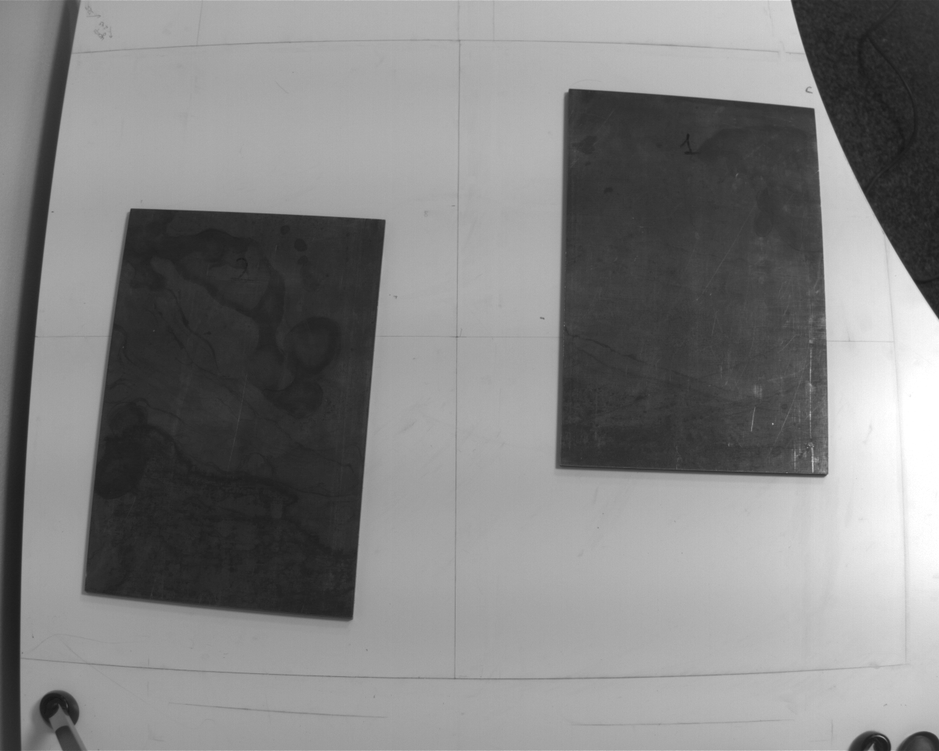
#> input picture img/opencv_test2.bmp, 939 x 751 px, shrunk from 1280 x 1024 before the run
$ python binarization.py
#> lines starting #> are read from the running program, lines starting #| are printed output that depends on the picture; after the words box and inside, x2 and y2 are one past the last pixel; in counts of white or black regions, pixels touching at a corner belong together
import cv2
import numpy as np
from matplotlib import pyplot as plt

img_path = './../img/opencv_test2.bmp'

img = cv2.imread(img_path, 0)
#> img is the input picture: shape (751, 939); min 22, max 255, mean 130.3
# global thresholding
ret1,th1 = cv2.threshold(img, 127, 255, cv2.THRESH_BINARY)
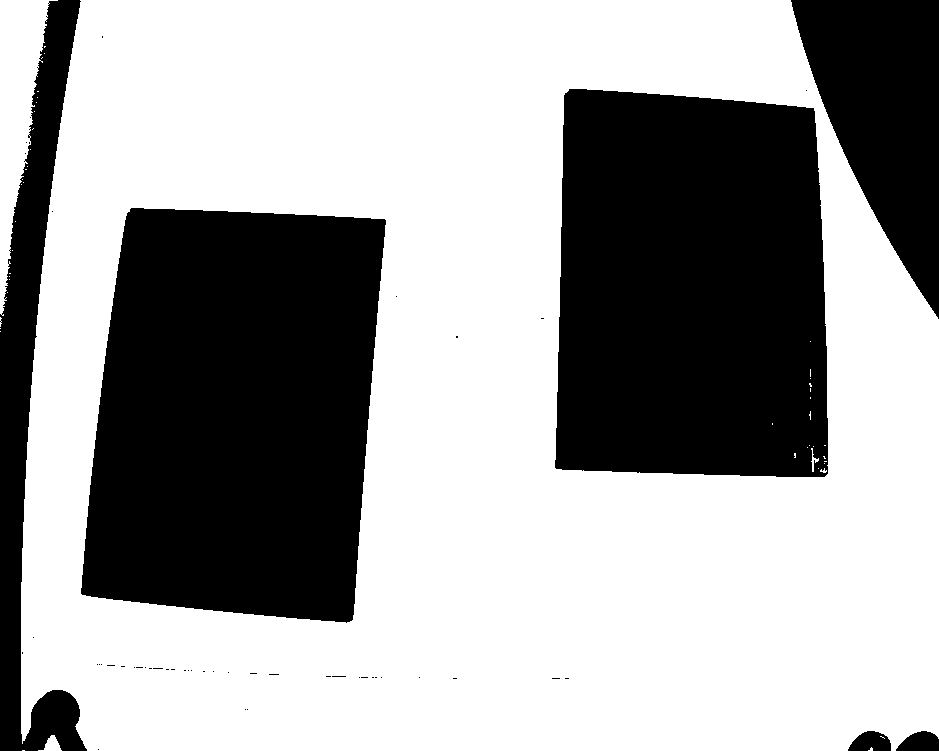
#> th1: shape (751, 939); 63.4% white; 52 black regions (46 under 20 px), largest, box (x1, y1, x2, y2) and area: (81, 208, 386, 623) 106965, (555, 89, 828, 477) 98963, (791, 0, 939, 319) 27448, (0, 0, 87, 751) 23621, (896, 731, 939, 751) 648, (848, 731, 891, 751) 642
# Otsu's thresholding
ret2,th2 = cv2.threshold(img, 0, 255, cv2.THRESH_BINARY+cv2.THRESH_OTSU)
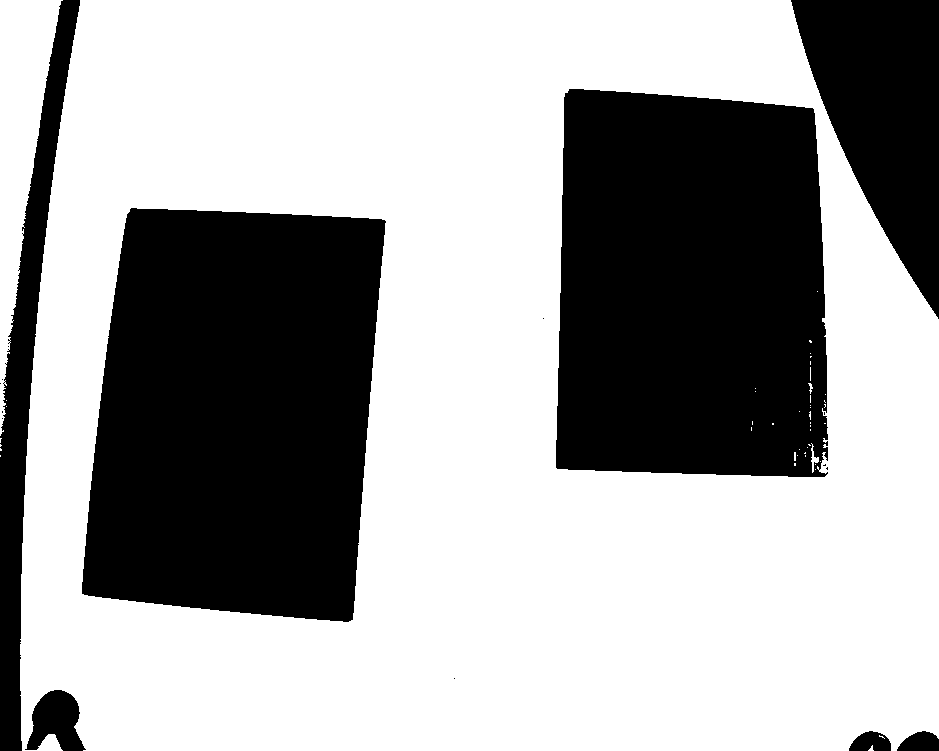
#> th2: shape (751, 939); 64.2% white; 17 black regions (10 under 20 px), largest, box (x1, y1, x2, y2) and area: (82, 208, 386, 622) 106457, (556, 89, 828, 477) 98360, (791, 0, 939, 319) 27406
#> ret2 = 113
# Otsu's thresholding after Gaussian filtering
blur = cv2.GaussianBlur(img, (25, 25), 0)
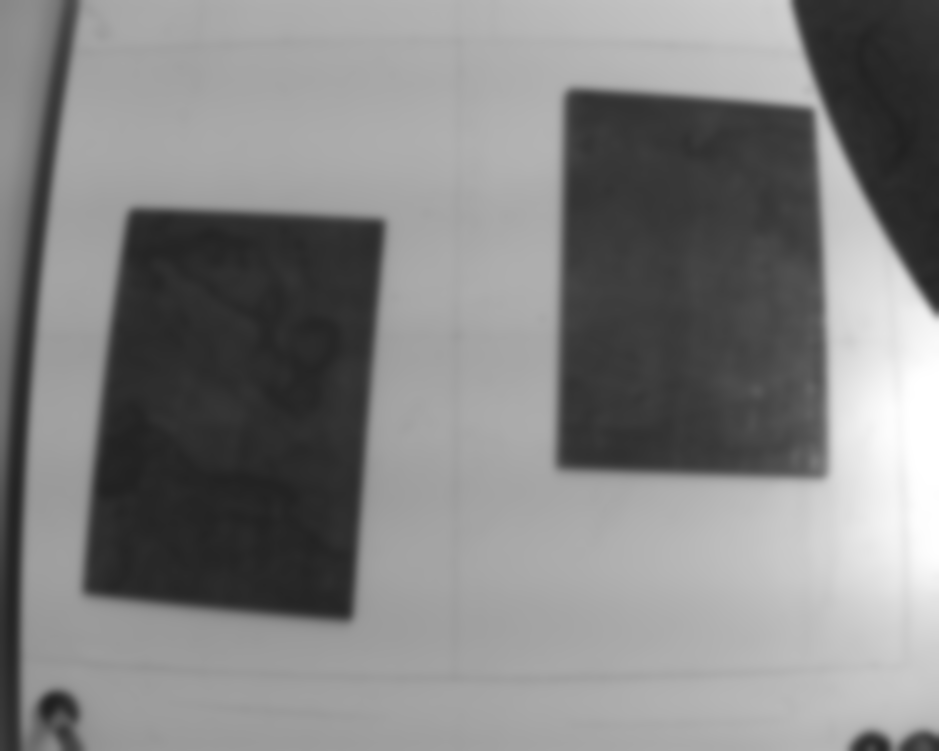
#> blur: shape (751, 939); min 32, max 255, mean 130.3
ret3,th3 = cv2.threshold(blur, 0, 255, cv2.THRESH_BINARY+cv2.THRESH_OTSU)
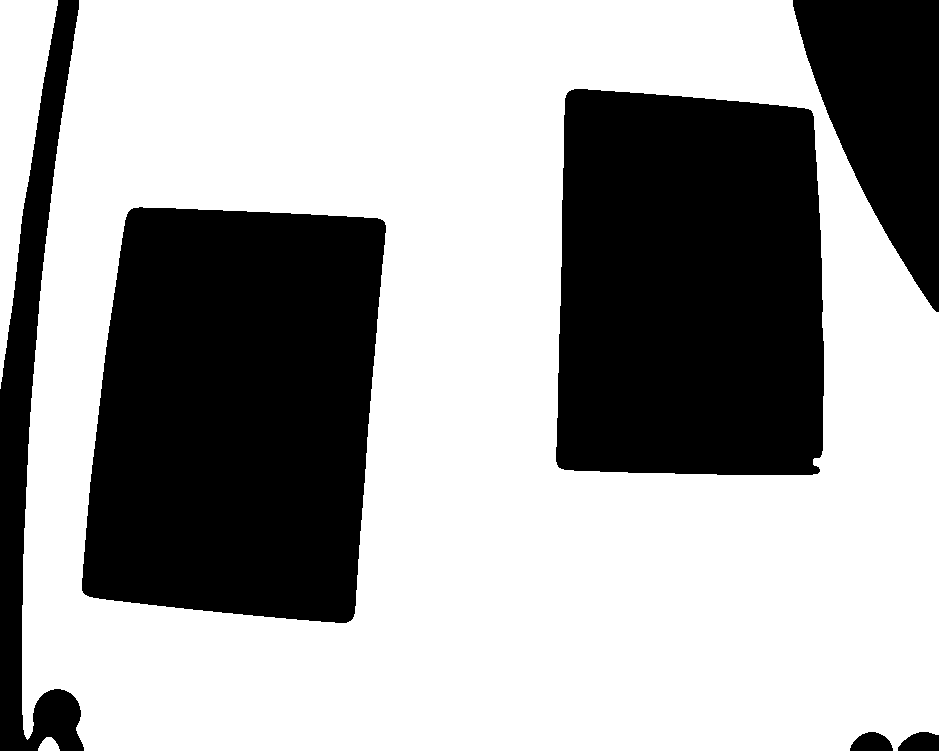
#> th3: shape (751, 939); 63.9% white; 6 black regions, box (x1, y1, x2, y2) and area: (82, 207, 386, 623) 107676, (556, 89, 824, 475) 97476, (793, 0, 939, 312) 27150, (0, 0, 84, 751) 21352, (898, 732, 939, 751) 628, (850, 732, 893, 751) 615
#> ret3 = 114
# plot all the images and their histograms
images = [img, 0, th1,
img, 0, th2,
blur, 0, th3]
titles = ['Original Noisy Image', 'Histogram', 'Global Thresholding (v=127)',
'Original Noisy Image', 'Histogram', "Otsu's Thresholding",
'Gaussian filtered Image', 'Histogram', "Otsu's Thresholding"]

for i in range(3):
    plt.subplot(3, 3, i * 3 + 1), plt.imshow(images[i * 3], 'gray')
    plt.title(titles[i * 3]), plt.xticks([]), plt.yticks([])
    plt.subplot(3, 3, i * 3 + 2), plt.hist(images[i * 3].ravel(), 256)
    plt.title(titles[i * 3 + 1]), plt.xticks([]), plt.yticks([])
    plt.subplot(3, 3, i * 3 + 3), plt.imshow(images[i * 3 + 2], 'gray')
    plt.title(titles[i * 3 + 2]), plt.xticks([]), plt.yticks([])

plt.show()
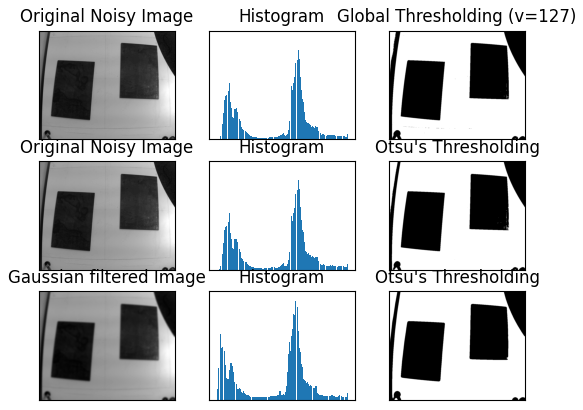
#> figure drawn by matplotlib, 9 panels

$ run again, with img/opencv_test3.bmp copied over img/opencv_test2.bmp
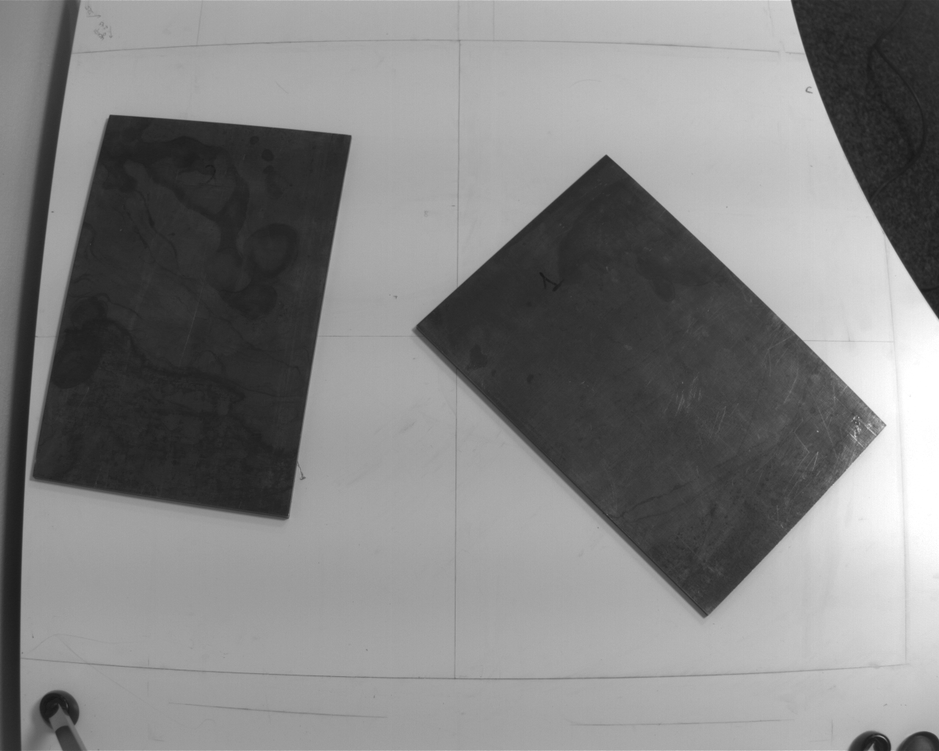
#> input picture img/opencv_test3.bmp, 939 x 751 px, shrunk from 1280 x 1024 before the run
#> img is the input picture: shape (751, 939); min 22, max 255, mean 130.5
#> `ret1,th1 = cv2.threshold(img, 127, 255, cv2.THRESH_BINARY)`:
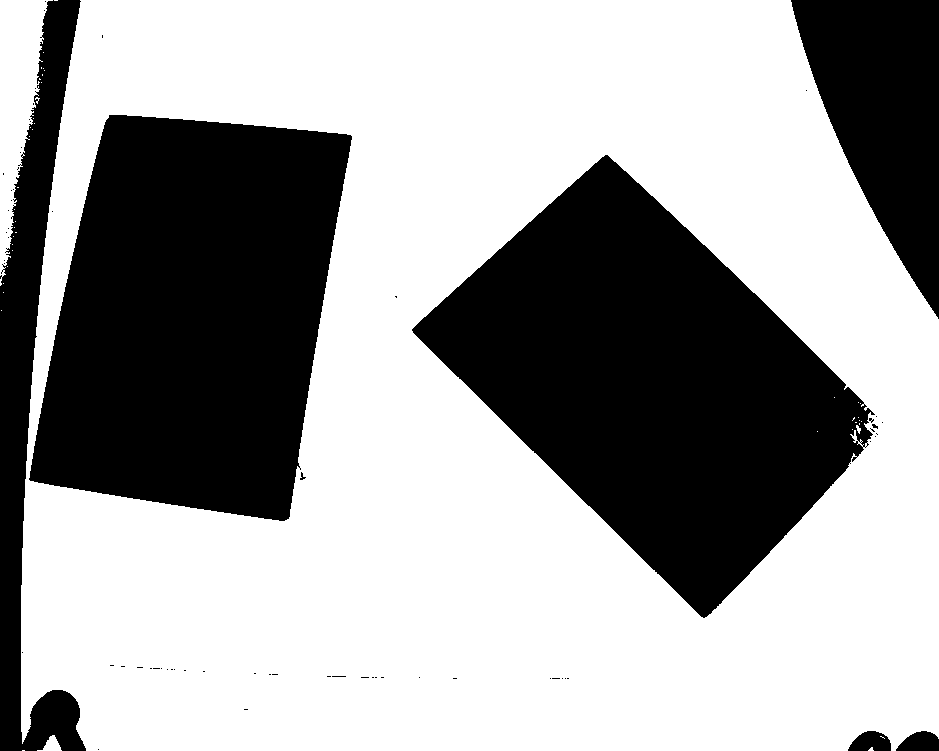
#> th1: shape (751, 939); 63.4% white; 68 black regions (61 under 20 px), largest, box (x1, y1, x2, y2) and area: (412, 155, 875, 618) 106753, (29, 115, 352, 521) 98390, (791, 0, 939, 319) 27445
#> th2: shape (751, 939); 64.3% white; 22 black regions (15 under 20 px), largest, box (x1, y1, x2, y2) and area: (413, 155, 872, 618) 106002, (30, 115, 352, 521) 97918, (791, 0, 939, 319) 27402
#> ret2 = 113
#> `ret3,th3 = cv2.threshold(blur, 0, 255, cv2.THRESH_BINARY+cv2.THRESH_OT..`:
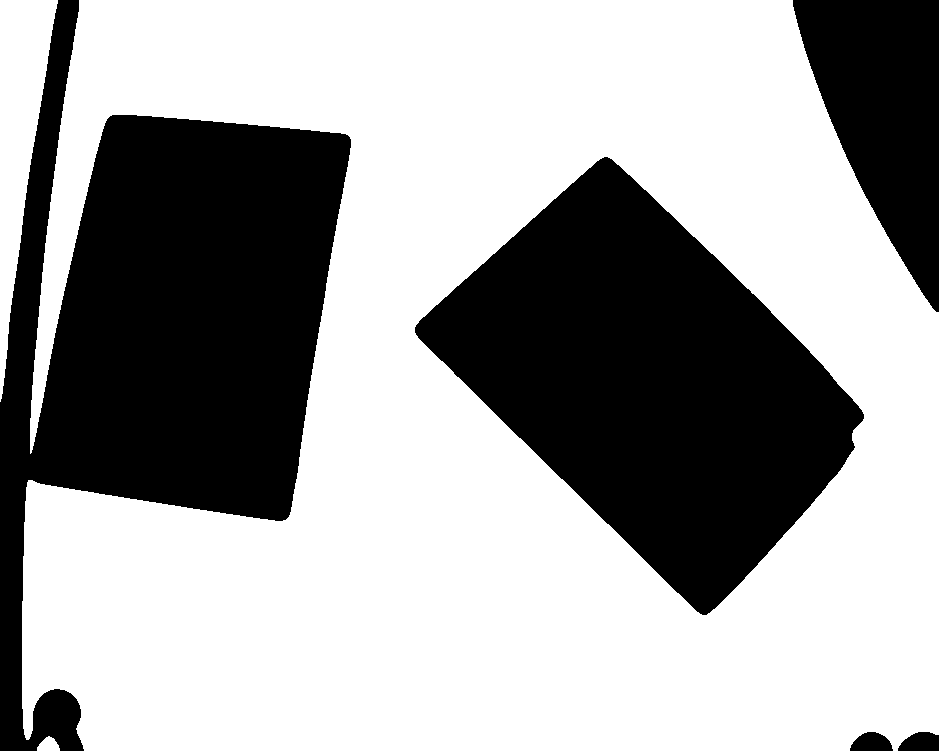
#> th3: shape (751, 939); 64% white; 5 black regions, box (x1, y1, x2, y2) and area: (0, 0, 351, 751) 120219, (415, 157, 864, 615) 105249, (793, 0, 939, 312) 27116, (898, 732, 939, 751) 632, (850, 732, 893, 751) 616
